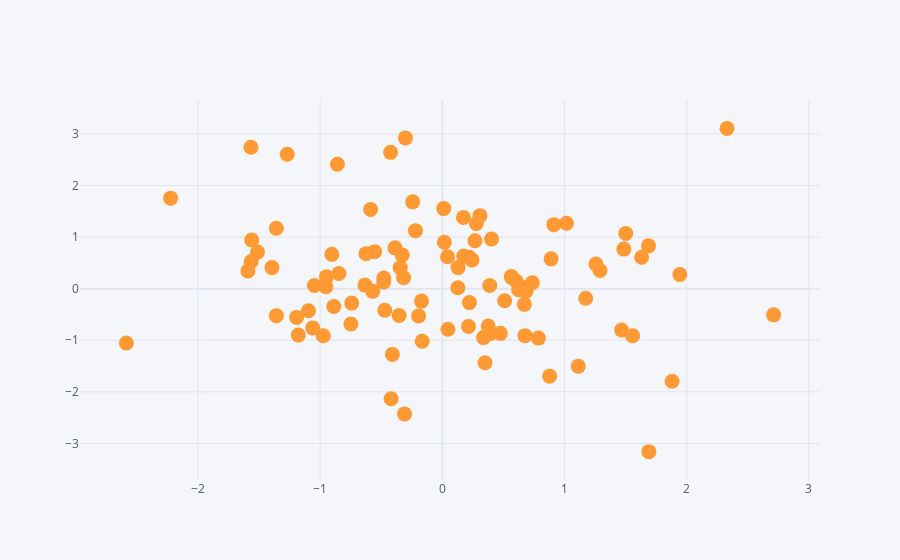

The notebook cell saved with this chart:
### Code cell
df.iplot(kind='scatter', x='A', y='B', mode='markers', size=15)
